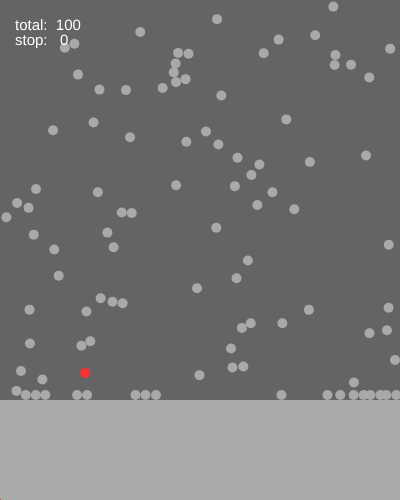
Frame 1 (no input)
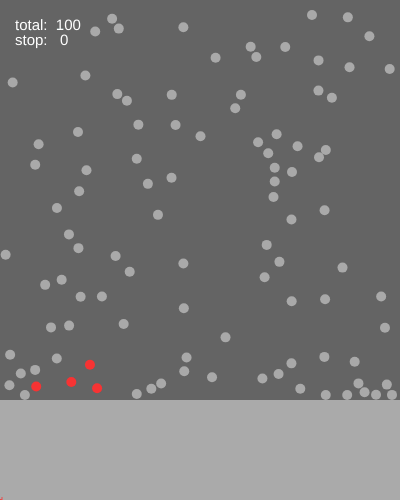
Frame 60 (no input)
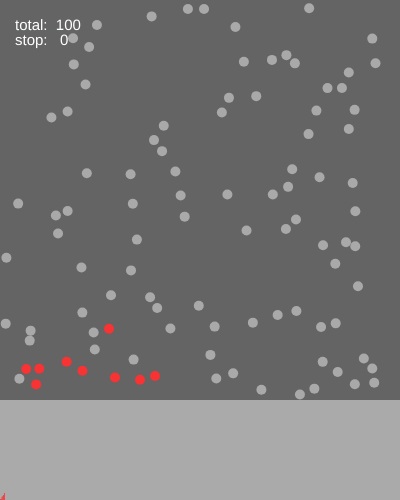
Frame 120 (the mouse pressed at the canvas centre since frame 60)

The p5.js sketch that drew these frames (run headless with seeded random() and noise() and a simulated clock; from frame 60 on, the mouse is pressed at the canvas centre):

// p5.js sketch
// ── sketch.js
class Bubble{

  constructor( canvas )
  {
    this.coords     = createVector(0, 0);
    this.speed      = createVector(0, 0);
    this.momentum   = createVector(0, 0);
    
    this.speedMax = 1

    this.ray      = 100
    this.color    = [170,170,170,250]
    this.shapeStroke = [4]
    this.colorStroke = [200,250,250,250] 
    this.canvas = canvas
    
    this.colorInfected = [250,50,50,250]
    this.colorRecovered = [50,250,50,250]
    this.timeInfected  = 0
    this.timeToRecover = 700
    this.timeToDie     = 400
  }

  draw()
  {
    stroke(this.colorStroke[0], 
           this.colorStroke[1], 
           this.colorStroke[2],
           this.colorStroke[3]);
    strokeWeight(0); 
    fill(color(this.color[0], 
               this.color[1], 
               this.color[2],
               this.color[3]));
    circle(this.coords.x, this.coords.y , this.ray*2); 
    
    if( this.color == this.colorInfected )
      this.timeInfected += 1
    
    if( this.timeToRecover < this.timeInfected )
      this.color = this.colorRecovered
     
    
  }
  
  isCoordsInside(coords)
  {
    let vDelta = p5.Vector.sub(coords,this.coords);
    if( vDelta.mag() < this.ray ) return true;
    else                          return false; 
  }
  
  isBubbleInside( bubble )
  {
    let vDelta = p5.Vector.sub(this.coords, bubble.coords);
    let minValue = this.ray + bubble.ray;
    
    if( vDelta.mag() < minValue ) return true;
    else                          return false; 
  }
  
  isOutCancas()
  {
    let boundingBox = this.getBoundingBox();

    if( boundingBox[0] < 0 )                   return 1;
    else if( boundingBox[1] < 0 )              return 2;      
    else if( this.canvas[0] < boundingBox[2] ) return 3;
    else if( this.canvas[1] < boundingBox[3] ) return 4;      
    else                                       return 0;
  
  }  
  
  getBoundingBox()
  {
    let minCoords = [this.coords.x-this.ray,
                     this.coords.y-this.ray ]; 
    let maxCoords = [this.coords.x+this.ray,
                     this.coords.y+this.ray ];
    let boundingBox = [ minCoords[0] , minCoords[1] ,
                        maxCoords[0] , maxCoords[1] ] ;
    return boundingBox
  }
  
  randomCoords()
  {
    this.coords.x = random(0+this.ray,canvasSize[0]-this.ray);
    this.coords.y = random(0+this.ray,canvasSize[1]-this.ray);
    this.coordsLast = this.coords;
  }

  randomSpeed()
  {
    this.momentum.x = random(-this.speedMax,this.speedMax);
    this.momentum.y = random(-this.speedMax,this.speedMax);
  }
  
  randomColor()
  {
    var i;
    for(i=0;i<3;i++)
    {
      this.color[i] = random(0,255);      
    }
  }  
  randomShape(min,max)
  {
    this.ray = random(min,max)
  }  
  
}


class QuadLine{

  constructor( coords )
  {
    this.coords     = coords;

    this.color    = [0,0,0,250]
    this.canvas = canvas
  }

  draw()
  {
    strokeWeight(0); 
    fill(color(this.color[0], 
               this.color[1], 
               this.color[2],
               this.color[3]));
    quad(this.coords[0],this.coords[1] , 
         this.coords[2],this.coords[3] , 
         this.coords[4],this.coords[5] , 
         this.coords[6],this.coords[7]  );    
     
    
  }
  
  getIntersectPoints( lineAA , lineAB )
  {
    
    
  }
  
  
  isIntersect(center , ray)
  {

    if( this.isCoordsInside(center) )
    {
      return true      
    }
    else
    {
      let closestPoint = this.getClosestPoint( center);
         
    
      let vTmp = createVector( closestPoint.x - center.x , closestPoint.y - center.y );
      let distTmp = vTmp.mag();
      if( distTmp < ray )
        return true
    }
    return false
  }
  
  isCoordsInside(coords)
  {
    var vPA = createVector(      coords.x-this.coords[0],      coords.y-this.coords[1] ) 
    var vBA = createVector(this.coords[2]-this.coords[0],this.coords[3]-this.coords[1] ) 
    var vDA = createVector(this.coords[6]-this.coords[0],this.coords[7]-this.coords[1] )  
    
    var vPC = createVector(      coords.x-this.coords[4],      coords.y-this.coords[5] ) 
    var vBC = createVector(this.coords[2]-this.coords[4],this.coords[3]-this.coords[5] )
    var vDC = createVector(this.coords[6]-this.coords[4],this.coords[7]-this.coords[5] )
    
    if( ( 0 < vPA.dot(vBA) )&&( 0 < vPA.dot(vDA) )&&( 0 < vPC.dot(vBC) )&&( 0 < vPC.dot(vDC) ) )
       return true
    
    return false
  }  
  
  getClosestPoint( point )
  {
   
    let pA = createVector( this.coords[0] , this.coords[1]  )
    let pB = createVector( this.coords[2] , this.coords[3]  )
    let pC = createVector( this.coords[4] , this.coords[5]  )
    let pD = createVector( this.coords[6] , this.coords[7]  )
    
    let pClosests = []
    pClosests.push( this.getClosestPointOnSegment( pA , pB , point) )
    pClosests.push( this.getClosestPointOnSegment( pB , pC , point) )
    pClosests.push( this.getClosestPointOnSegment( pC , pD , point) )
    pClosests.push( this.getClosestPointOnSegment( pD , pA , point) )
    
    
    let distancesMin = 99999999999999999999999999999999 ;
    let pClosest = null;
    var i;
    for( i = 0 ; i < pClosests.length ; i++ )
    {
       let vTmp = createVector( pClosests[i].x - point.x , pClosests[i].y - point.y ) 
       let distanceTmp = vTmp.mag();
        if( distanceTmp < distancesMin)
        {
          distancesMin = distanceTmp    
          pClosest = pClosests[i]
        }

    }
    
    return pClosest
  }
  
  getClosestPointOnSegment( pA , pB , p)
  {
    let vBA = createVector( pB.x - pA.x , pB.y - pA.y )
    let vPA = createVector( p.x - pA.x  , p.y - pA.y )
    let dot = p5.Vector.dot(vPA , vBA ) 
    
    let vAdd = createVector( vBA.x , vBA.y )
    vAdd.normalize()
    vAdd.mult(dot/ vBA.mag())
    let closestPoint = p5.Vector.add(pA,vAdd)

    let vCheckBA = createVector( pB.x - pA.x , pB.y - pA.y )    
    let vCheckCA = createVector( closestPoint.x - pA.x , closestPoint.y - pA.y  )
    let dotA = vCheckBA.dot(vCheckCA);


    let vCheckAB = createVector( pA.x - pB.x , pA.y - pB.y )    
    let vCheckCB = createVector( closestPoint.x - pB.x , closestPoint.y - pB.y )  
    let dotB = vCheckAB.dot(vCheckCB);
    
    if( dotA < 0 ) closestPoint = pA
    if( dotB < 0 ) closestPoint = pB   
    return closestPoint
  }
  
  
  
}




class Solver{

  constructor( objs , canvas )
  {
   this.objs         = objs;
   this.objsCollide  = []
   this.canvas       = canvas;
   this.friction     = gFriction;
   this.vDown        = createVector(0,1,0);
   this.gravity      = gGravity;
   this.iSelected    = -1;
   this.lastMousePos = null;
  
    this.graphNormal    = []        
    this.graphInfected  = []
    this.graphRecovered = []
    
    this.nbrToStop = 0
  }
  
  checkInteraction()
  {
    var mouseCoords = createVector( mouseX , mouseY ) 
    var i;
    for( i = 0 ; i < this.objs.length ; i++ )
    {      
      //INTERACTION 
      if(mouseIsPressed)
      {
        if(this.objs[i].isCoordsInside(mouseCoords) )
        {
          if(this.objSelected == null ) 
            this.iSelected = i; 
          this.lastMousePos = null;
        }  
        else
        {
          if((this.lastMousePos == null )&&(this.iSelected == -1 ))
            this.lastMousePos = mouseCoords;
        }
      }
      else
      {
        this.iSelected = -1;
        
        if(this.lastMousePos != null )
        {
          var vValue = p5.Vector.add(mouseCoords,this.lastMousePos);
          var gValue = createVector(0,1);
          vValue.normalize();
          
          strokeWeight(10); 
          line(this.lastMousePos.x, this.lastMousePos.y,mouseCoords.x, mouseCoords.y);

          if( 0 < p5.Vector.dot(vValue, gValue)  )
          {
            var yValue = mouseCoords.y - this.lastMousePos.y;
            if( yValue < 0 ) yValue = 0 ;
            this.gravity = yValue /30; 
          }
          this.lastMousePos = null;                         
        }    
      }
      
      
    }      
  }
  
  
  solve()
  {
    var mouseCoords = createVector( mouseX , mouseY ) 
    
    //BASE FORCES
    var i;
    for( i = 0 ; i < this.objs.length ; i++ )
    {
      //STOP MOVING OVERRIDE
      if( i < this.nbrToStop )
      {
        this.friction = 1 
      }
      else if( this.objs[i].momentum.mag() < 0.001)
      {
        this.objs[i].randomSpeed();
        this.friction = 0;
      }
      else
      {
        this.friction = 0
      }      
      
      //GET MOMENTUM
      let vMomentum = createVector( this.objs[i].momentum.x , this.objs[i].momentum.y );   
      //GET FRICTION
      let vFriction = createVector( this.objs[i].momentum.x , this.objs[i].momentum.y );  
      vFriction.mult(-1);
      vFriction.mult(this.friction)
      //GET GRAVITY      
      let vGravity = createVector( this.vDown.x , this.vDown.y );
      vGravity.mult(this.gravity);

      //ADD FORCES 
      let p = createVector( this.objs[i].coords.x , this.objs[i].coords.y );      
      p.add(vMomentum);        
      p.add(vFriction);
      p.add(vGravity);
      
      
      //SAVE MOMENTUM
      this.objs[i].momentum = p5.Vector.sub( p , this.objs[i].coords );
      
      //SET POSITION      
      this.objs[i].coords = p;
    }
    

    var marge = 0;

    for( i = 0 ; i < this.objs.length ; i++ )
    {
      if( this.objs[i].isOutCancas() == 1 )
      {
        this.objs[i].momentum.x *= -1;
        this.objs[i].coords.x =  this.objs[i].ray ; 
      }
      
      if( this.objs[i].isOutCancas() == 2 )
      {
        this.objs[i].momentum.y *= -1;  
        this.objs[i].coords.y = this.objs[i].ray ; 
      }
      
      if( this.objs[i].isOutCancas() == 3 )
      {
        this.objs[i].momentum.x *= -1;
        this.objs[i].coords.x = this.objs[i].canvas[0] - this.objs[i].ray  ; 
      }
      
      if( this.objs[i].isOutCancas() == 4 )
      {
        this.objs[i].momentum.y *= -1;  
        this.objs[i].coords.y =  this.objs[i].canvas[1] - this.objs[i].ray ;  
      }      
    }       


    for( i = 0 ; i < this.objs.length ; i++ )
    {
      var j;
      for( j = 0 ; j < this.objs.length ; j++ )
      {
        if( i != j )
        {
          if( this.objs[i].isBubbleInside(this.objs[j]) )
          {
            //MODIF COORDS
            let vIJ = p5.Vector.sub(this.objs[i].coords,this.objs[j].coords);         
            let distToAdd = this.objs[i].ray + this.objs[j].ray - vIJ.mag();

            let vJI = p5.Vector.mult(vIJ ,-1);

            vIJ.normalize()
            vJI.normalize()
            vIJ.mult( distToAdd/2 );
            vJI.mult( distToAdd/2 );

            this.objs[i].coords = p5.Vector.add(this.objs[i].coords,vIJ);
            this.objs[j].coords = p5.Vector.add(this.objs[j].coords,vJI);

            //MODIF SPEED
            this.objs[i].speed = vIJ;
            this.objs[j].speed = vJI;

            //MODIF MOMENTUM
            vIJ.normalize();
            vJI.normalize();

            this.objs[i].momentum = p5.Vector.mult( vIJ , this.objs[i].momentum.mag());
            this.objs[j].momentum = p5.Vector.mult( vJI , this.objs[j].momentum.mag());

            //PASS COLOR
            if( this.objs[i].color == this.objs[i].colorInfected ) this.objs[j].color = this.objs[j].colorInfected
            if( this.objs[j].color == this.objs[i].colorInfected ) this.objs[i].color = this.objs[i].colorInfected
            
            
          }
        }
      }    
    }
        
    
  }
  
  draw()
  { 
    var i;
    for( i = 0 ; i < this.objsCollide.length ; i++ )
    {
    fill(0,0,0)
    quad(this.objsCollide[i][0],this.objsCollide[i][1] , 
         this.objsCollide[i][2],this.objsCollide[i][3] , 
         this.objsCollide[i][4],this.objsCollide[i][5] , 
         this.objsCollide[i][6],this.objsCollide[i][7]  );    
    }    
    
    for( i = 0 ; i < this.objs.length ; i++ )
      this.objs[i].draw();   
    

  }
  
  updateStatistic()
  {
    var nbrInfected  = 0
    var nbrRecovered = 0
    var nbrNormal    = 0
    var i;
    for( i = 0 ; i < this.objs.length ; i++ )
    {
      if(      this.objs[i].color == this.objs[i].colorInfected  ) nbrInfected ++ 
      else if( this.objs[i].color == this.objs[i].colorRecovered ) nbrRecovered ++ 
      else                                                         nbrNormal ++ 
    }
    
    this.graphNormal.push(nbrNormal)
    this.graphInfected.push(nbrInfected)
    this.graphRecovered.push(nbrRecovered)
    
  }
}

/////////////////////////////////////////////////////////////////////////////////////////////////
/////////////////////////////////////////////////////////////////////////////////////////////////
/////////////////////////////////////////////////////////////////////////////////////////////////

//UTILS
var cSolver;
var time = 0;
var rInfected  = []
var rNormal    = []
var rRecovered = []
var timeGraphSample = 0
var nbrToStop = 0

//LAYOUT
var canvasSize         = [400, 500]
var canvasSizeDefault  = [400, 500]
var simulationArea     = [400, 400]
var graphArea          = [0 , 400, 400 , 500]

//ENVIRONNEMENT
var gGravity = 0;
var gFriction = 0;

//GRAPH CONFIG
var stepSample = 20
var stepDraw    = 3

//INDIVIDUAL CONFIG
var shapeLimit     = [5,5];
var colorNormal    = [170,170,170,250]
var colorInfected  = [250,50,50,250]
var colorRecovered = [50,250,50,250]

//INDIVIDUAL PARAM
var bubblesNbr = 100;
var speedLimit = 1;
var timeToRecover = 700

/////////////////////////////////////////////////////////////////////////////////////////////////
/////////////////////////////////////////////////////////////////////////////////////////////////
/////////////////////////////////////////////////////////////////////////////////////////////////


function mouseWheel(event) {
  
  print(nbrToStop)
  nbrToStop += event.delta *-1;
  if( nbrToStop < 0                   ) nbrToStop = 0
  if( cSolver.objs.length < nbrToStop ) nbrToStop = cSolver.objs.length
  
  cSolver.nbrToStop = nbrToStop
}



function keyPressed() {
  print(keyCode)
  if (keyCode == 32)
  {
    var mouseCoords = createVector( mouseX , mouseY )
    let newBubble = new Bubble(canvasSize);
    newBubble.randomShape(shapeLimit[0],shapeLimit[1]);    
    newBubble.randomColor();
    newBubble.randomSpeed(speedLimit); 
    newBubble.coords = mouseCoords;
    cSolver.objs.push( newBubble ); 
  }


}


function init()
{
  //LAYOUT
  createCanvas(canvasSize[0], canvasSize[1]);
  simulationArea     = [canvasSize[0], canvasSize[1] - canvasSize[1]/5]
  graphArea          = [0 , canvasSize[1] - canvasSize[1]/5, canvasSize[0] , canvasSize[1]]  
  stepDraw           = (graphArea[2] - graphArea[0])/500.0
  
  bubbles = [];
  var i;
  for( i = 0 ; i < bubblesNbr ; i++ )
  {
    let newBubble = new Bubble(simulationArea);
    newBubble.randomShape(shapeLimit[0],shapeLimit[1]);    
    newBubble.randomCoords();
    newBubble.speedMax = speedLimit
    newBubble.randomSpeed();
    
    newBubble.colorNormal    = colorNormal
    newBubble.colorInfected  = colorInfected
    newBubble.colorRecovered = colorRecovered
    
    newBubble.timeToRecover = timeToRecover
    
    bubbles.push( newBubble );  
  }
  cSolver = new Solver(bubbles,simulationArea);  
  
  //INFECT ONE GUY
  cSolver.objs[0].color = cSolver.objs[0].colorInfected
  
  background(100);
  //noLoop();  
}



function setup() {
init();
}


var mousePressedState = false
var quadCollide = [0,0 , 0,0 , 0,0 , 0,0]
var mouseCoordsHold = null

function draw() {
  
  background(100);
  
  var mouseCoords = createVector( mouseX , mouseY )
  
  if(( mouseIsPressed )&&( mousePressedState == false))
  {
    print("HOLD FIRST")
    mousePressedState = true
    mouseCoordsHold = mouseCoords
  }
  else if(mouseIsPressed)
  {
    fill(0, 0, 0);
    var vTmp = createVector( mouseCoords.x - mouseCoordsHold.x, mouseCoords.y - mouseCoordsHold.y )
    var thickness = 5
    
    var A = mouseCoordsHold
    var B = mouseCoords
    
    var vBA = createVector( B.x - A.x, B.y - A.y )
    var vBANormal = createVector( vBA.y, vBA.x *-1 )
    vBANormal.normalize()
    vBANormal.mult(thickness)
    var C = p5.Vector.add(B, vBANormal )
    var D = p5.Vector.add(A, vBANormal )
    
    quadCollide = [A.x, A.y, B.x, B.y , C.x, C.y, D.x, D.y] 
    quad(quadCollide[0],quadCollide[1] , 
         quadCollide[2],quadCollide[3] , 
         quadCollide[4],quadCollide[5] , 
         quadCollide[6],quadCollide[7]  );
  }
  else if(( mouseIsPressed == false )&&(mousePressedState == true))
  {
    print("RELEASE") 
    mousePressedState = false  
    cSolver.objsCollide.push(quadCollide)
    quadCollide = [0,0 , 0,0 , 0,0 , 0,0]
    

  }
  
  

  //cSolver.checkInteraction();
  cSolver.solve();  
  cSolver.draw();
  cSolver.updateStatistic();

  //GET INFO  
  
  //GRAPH BG
  rectMode(CORNERS)
  strokeWeight(0);
  fill(colorNormal[0], colorNormal[1], colorNormal[2]);
  rect( graphArea[0] , graphArea[1], graphArea[2] , graphArea[3] );
  
  //GRAPH
  var graphH = graphArea[3] - graphArea[1];
  var graphW = graphArea[2] - graphArea[0];
  
  //UPDATE GRAPH INFO
  if(time%stepSample == 0 )
  {
    var xTime = timeGraphSample; 
    var nbrElem = 0 ;
    
    var yInfected  = map( cSolver.graphInfected[time]  , 0 , bubblesNbr , 0 , graphH   )
    var yNormal    = map( cSolver.graphNormal[time]    , 0 , bubblesNbr , 0 , graphH   )
    var yRecovered = map( cSolver.graphRecovered[time] , 0 , bubblesNbr , 0 , graphH   )
    
    if( graphArea[2] < xTime )
    {
      rInfected  = []
      rNormal    = []
      rRecovered = [] 
      timeGraphSample = 0
    }
    
    var yBase = graphArea[3];
    print( yBase )
    rInfected.push(  [ xTime , yBase-yInfected , xTime+stepDraw , yBase ])
    yBase-=yInfected
    rRecovered.push( [ xTime , yBase-yRecovered, xTime+stepDraw , yBase ]) 
    yBase-=yRecovered
    rNormal.push(    [ xTime , yBase-yNormal   , xTime+stepDraw , yBase ])
    yBase-=yNormal    
    
    timeGraphSample+=stepDraw 
  }
  //DRAW GRAPH
  for( i = 0 ; i < rInfected.length ; i++ )
  {
    
    fill(colorInfected[0], colorInfected[1], colorInfected[2]);
    rect( rInfected[i][0] , rInfected[i][1] ,  rInfected[i][2] , rInfected[i][3] );      
    
    fill(colorRecovered[0], colorRecovered[1], colorRecovered[2]);    
    rect( rRecovered[i][0] , rRecovered[i][1] ,  rRecovered[i][2] , rRecovered[i][3] );      

    fill(colorNormal[0], colorNormal[1], colorNormal[2]);    
    rect( rNormal[i][0] , rNormal[i][1] ,  rNormal[i][2] , rNormal[i][3] );      
  }     
    
  

  

  let sText = 15;
  let hText = 30;
  strokeWeight(0);   
  textSize(sText);
  fill(255, 255, 255);
  text('total:  ' + cSolver.objs.length , 15 , hText);
  text('stop:   ' + nbrToStop , 15 , hText +=sText);
  //text('friction:  ' + cSolver.friction , 15 , hText +=sText);  
  //text('frameRate: ' + frameRate() , 15 , hText +=sText);  

  time ++
}

/*

function mousePressed() {
   redraw();
 }

*/




//FOR MOBILE PHONE

/* fullscreen() must be called in a touch or
 * mouse event to work!
 */



function mousePressed() {
  print( 'mousePressed');
  touchStarted();
}


function touchStarted () {
  
  var fs = fullscreen();
  if (!fs) {
    fullscreen(true);
  }
}

/* full screening will change the size of the canvas */
function windowResized() {
  
  if( ( canvasSize[0] != windowWidth )&&( canvasSize[1] != windowHeight ))
  {
    canvasSize[0] = windowWidth;
    canvasSize[1] = windowHeight;
    
    resizeCanvas(windowWidth, windowHeight);
    init();
  }
  else
  {
    canvasSize[0] = canvasSizeDefault[0];
    canvasSize[1] = canvasSizeDefault[1];
    
    resizeCanvas(canvasSizeDefault[0] , canvasSizeDefault[1] );
    init();
  }

  
}

/* prevents the mobile browser from processing some default
 * touch events, like swiping left for "back" or scrolling
 * the page.
 */
document.ontouchmove = function(event) {
    event.preventDefault();
};
